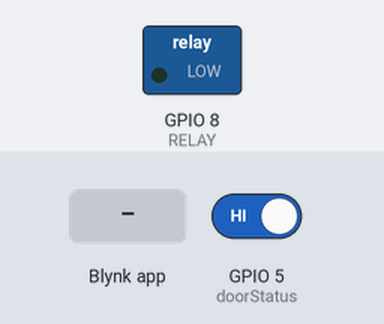
This program was run on a simulated ESP32-S2. Shown: switched loads named in the program (green lamp = pin HIGH). The inputs (shaded band) are chosen by the test bench; at power-on: GPIO 5 (doorStatus) HIGH. WiFi joins after 1.5 s; servers stay silent unless stated.

Above: at 3.0 s.
3.1 s: Blynk app writes 1 to V13
At 4.3 s:
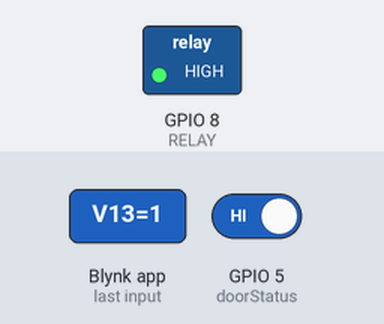
4.6 s: Blynk app writes 0 to V13
At 5.6 s:
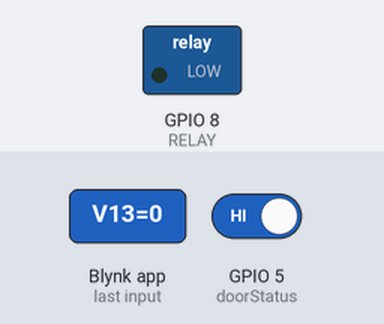
6.1 s: Blynk app writes 200 to V13
At 6.7 s:
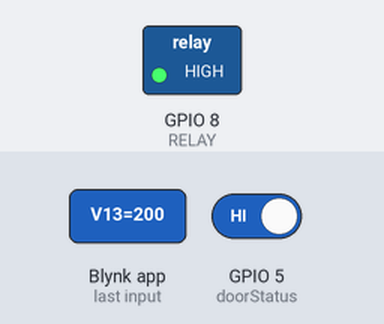
Timing chart, 0 to 9.1 s (numbered marks = the images above; inputs shaded):
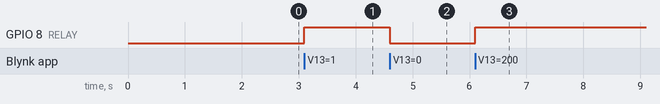

Measured:
- after the input at 3.1 s, GPIO 8 (RELAY): LOW → HIGH at once
- after the input at 4.6 s, GPIO 8 (RELAY): HIGH → LOW at once
- after the input at 6.1 s, GPIO 8 (RELAY): LOW → HIGH at once

The program:

main.cpp
```cpp
// (licence header left out)
/* Comment this out to disable prints and save space */
//#define BLYNK_PRINT Serial


// /* Fill-in your Template ID (only if using Blynk.Cloud) */
#define BLYNK_TEMPLATE_ID "ENTER YOUR TEMPLATE ID HERE"
#define BLYNK_TEMPLATE_NAME "ENTER YOUR TEMPLATE NAME HERE"
#define blynk_auth_token "ENTER YOUR AUTH TOKEN HERE"


#include <Arduino.h>
#include <WiFi.h>
#include <WiFiClient.h>
#include <BlynkSimpleEsp32.h>

// You should get Auth Token in the Blynk App.
// Go to the Project Settings (nut icon).
char auth[] = "ENTER YOU AUTH TOKEN HERE";


// Your WiFi credentials.
// Set password to "" for open networks.
char ssid[] = "ENTER YOUR WIFI SSID HERE";
char pass[] = "ENTER YOUR WIFI PASSWORD HERE";
const char *ssid_ap = "ESP32 Garage Door Control";

int RELAY = 8;
int doorStatus = 5;
int state = 0;

BlynkTimer timer;

WidgetLED led3(V3);
WidgetLED led4(V4);


void doorCheck() {
  state = digitalRead(doorStatus);
  //Serial.println(state);


  if (state == LOW) {
    //    led3.on();
    //    led4.on();
    Blynk.virtualWrite(V0, state);
    Blynk.virtualWrite(V3, state);
    Blynk.virtualWrite(V4, !state);
  }
  else {
    //    led3.off();
    //    led4.off();
    Blynk.virtualWrite(V0, state);
    Blynk.virtualWrite(V3, state);
    Blynk.virtualWrite(V4, !state);
  }
}

void connectionCheck() {

  int tryCount = 0;
  if (WiFi.status() != WL_CONNECTED) {
    Serial.println("wifi disconected, trying to reconnect");
    tryCount++;
    WiFi.reconnect();
    Serial.println(".");
    vTaskDelay(4000);

    if (tryCount == 10) {
      Serial.println("restarting...");
      ESP.restart();
    }
    else {
      tryCount = 0;
    }
  }
  if (!Blynk.connected()){
    vTaskDelay(5000);
    Blynk.connect();
  }

}

void restartSystem() {
  ESP.restart();
}


void setup()
{
  // Debug console

  pinMode(RELAY, OUTPUT);
  pinMode(doorStatus, INPUT_PULLUP);


  Serial.begin(9600);


  Blynk.begin(auth, ssid, pass);

  timer.setInterval(500L, doorCheck);
  timer.setInterval(10000L, connectionCheck);
  timer.setInterval(86400000L,restartSystem);

}

void loop()
{
  Blynk.run();
  timer.run();
}

BLYNK_WRITE(V13) {
  int pinVal = param.asInt();
  digitalWrite(RELAY, pinVal);

}
```
